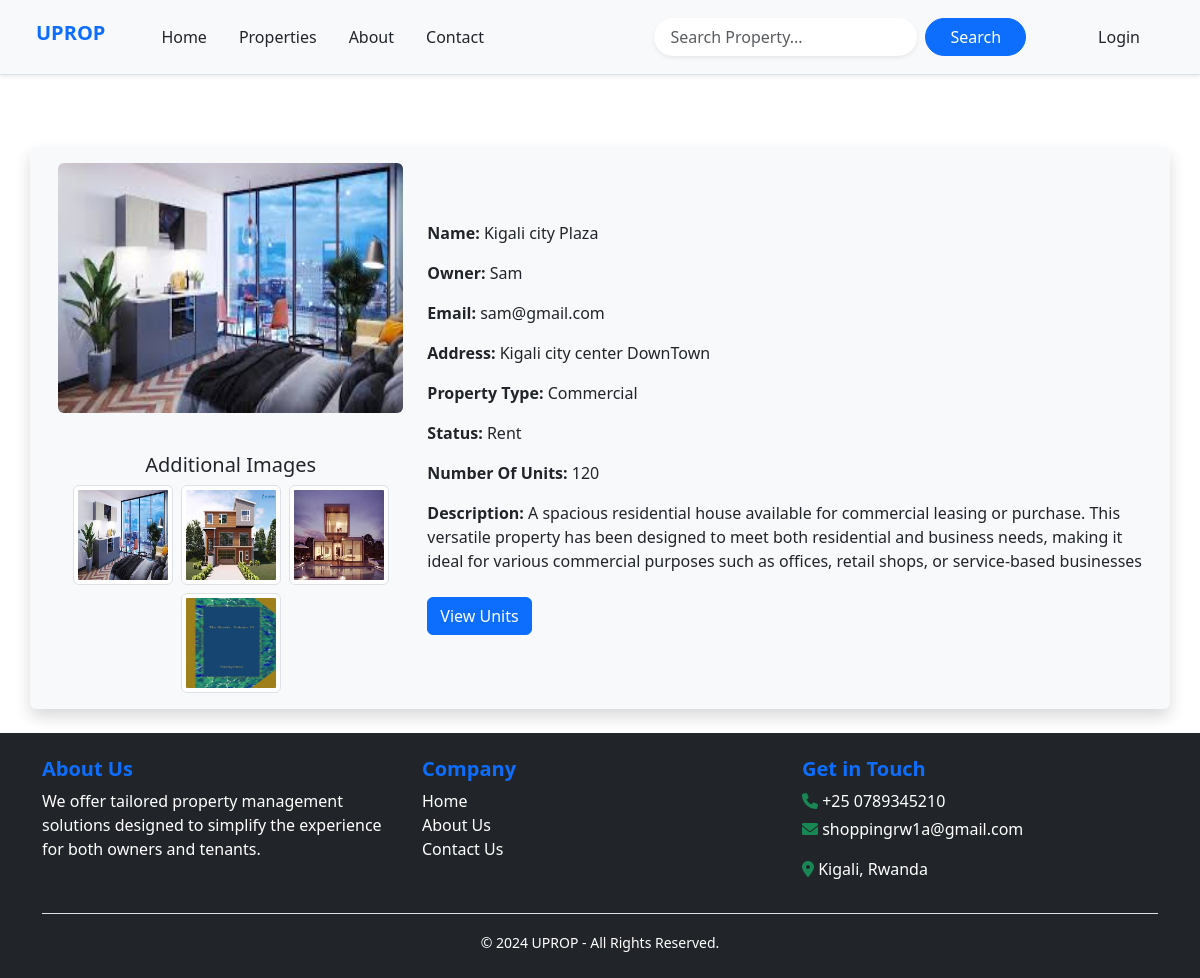
The page /property/get/6 on the database its author committed.
### Property_app/models.py (models this page shows, shortened)
class Property(models.Model):
    Property_types = [
        ('Appartment', 'Appartment'),
        ('House', 'House'),
        ('Commercial', 'Commercial')
    ]
    Property_status = [
        ('Rent', 'Rent'),
        ('Buy', 'Buy')
    ]
    name = models.CharField(max_length=255)
    address = models.TextField()
    property_type = models.CharField(max_length=20, choices=Property_types)
    description = models.TextField(null=True, blank=True)
    number_of_unit = models.PositiveIntegerField()
    owner = models.ForeignKey(User, related_name='properties', on_delete=models.CASCADE, null=True)
    status = models.CharField(max_length=10,choices=Property_status,null=True)
    created_at = models.DateTimeField(auto_now_add=True,null=True)
    class Meta:
        ordering = ('name',)
        verbose_name_plural = 'Properties'

class PropertyImage(models.Model):
    property = models.ForeignKey(Property, related_name='images', on_delete=models.CASCADE)
    image = models.ImageField(upload_to='prop_images/')

### Property_app/views.py (the view)
# urls.py: path('property/get/<int:pk>',views.get_single_property,name='get_single_property'),
def get_single_property(request, pk):
    try:
        property = Property.objects.get(pk=pk)
        return render(request, 'properties/propertyDetail.html', {'property': property})
    except Property.DoesNotExist:
        return render(request, '404.html', status=404)

### templates/properties/propertyDetail.html (shortened to what this page needs)
{% extends 'base.html' %}
{% block content %}
<div class="container mt-5">
    <div class="row bg-light rounded shadow p-3">
        <div class="col-md-4 d-flex flex-column align-items-center">
            <img id="main-image" src="{{ property.images.all.0.image.url }}" alt="Property Image" class="img-fluid rounded mb-3">
            <div class="mt-4 text-center">
                <h5>Additional Images</h5>
                <div class="d-flex justify-content-center gap-2 flex-wrap">
                    {% for image in property.images.all %}
                    <div class="image-card">
                        <img src="{{ image.image.url }}" alt="Property Image" class="img-thumbnail small-image" onclick="replaceMainImage(this.src)">
                    </div>
                    {% endfor %}
                </div>
            </div>
        </div>
        <div class="col-md-8 d-flex align-items-center">
            <div>
                <p><strong>Name:</strong> {{ property.name }}</p>
                <p><strong>Owner:</strong> {{ property.owner }}</p>
                <p><strong>Email:</strong> {{ property.owner.email }}</p>
                <p><strong>Address:</strong> {{ property.address }}</p>
                <p><strong>Property Type:</strong> {{ property.property_type }}</p>
                <p><strong>Status:</strong> {{ property.status }}</p>
                <p><strong>Number Of Units:</strong> {{ property.number_of_unit }}</p>
                <p><strong>Description:</strong> {{ property.description }}</p>
                {% if request.user != property.owner and property.units.exists %}
                <div class="mt-4">
                    <a href="{% url 'property_units' property.id %}" class="btn btn-primary">View Units</a>
                </div>
                {% endif %}
            </div>
        </div>
    </div>
</div>
{% endblock %}

### templates/base.html (style rules this page uses)
#main-image { width: 100%; height: 250px; }
.small-image { width: 100px; height: 100px; max-width: 100px; cursor: pointer; }

### rows shown on the page
Property: images.all.0.image (picture), name "Kigali city Plaza", owner "Sam", owner.email "sam@gmail.com", address "Kigali city center DownTown", property_type "Commercial", status "Rent", number_of_unit "120", description "A spacious residential house available for commercial leasing or purchase. This versatile property has been designed to meet both residential and business needs, making it ideal for various commercial purposes such as offices, retail shops, or service-based businesses"
PropertyImage: image (picture)
PropertyImage: image (picture)
PropertyImage: image (picture)
PropertyImage: image (picture)
